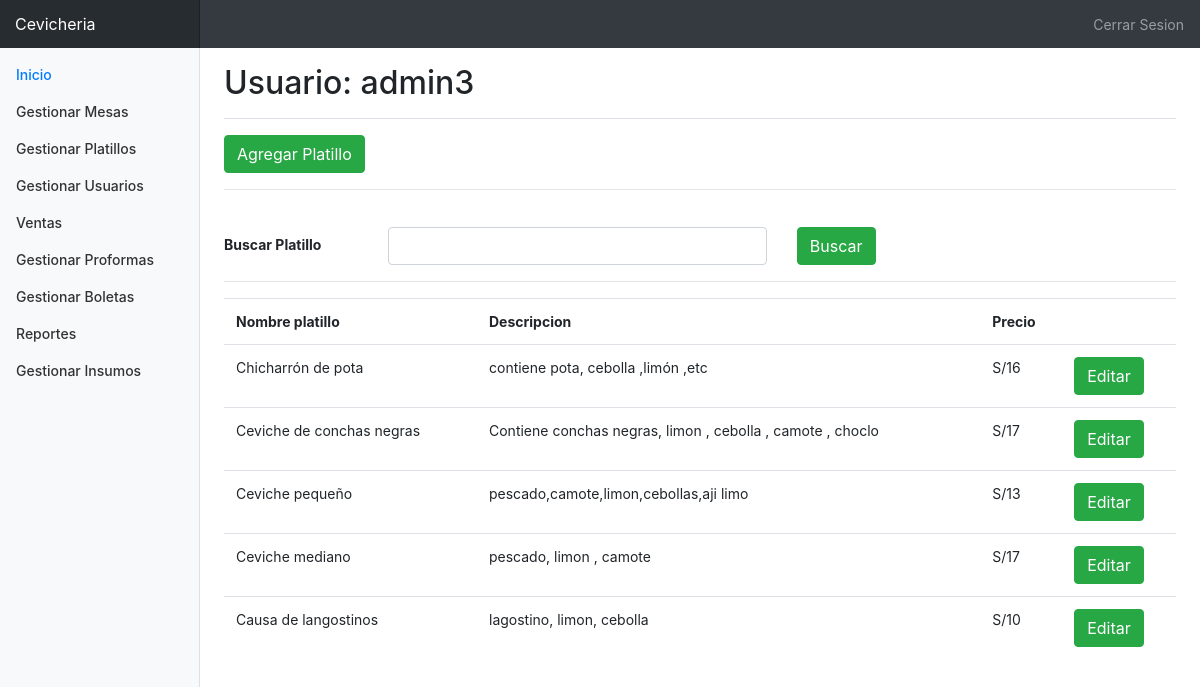
Page /sistema/controlador/getAdministrador.php?view=GestionarPlatillos (signed in) on the committed database.
### tables this page shows
CREATE TABLE `platillo` (
  `idplatillo` int(11) NOT NULL,
  `nombre_platillo` varchar(80) NOT NULL,
  `descripcion` varchar(150) NOT NULL,
  `precio` double NOT NULL
);

### sistema/modelo/platillo.php (called while the page is built, shortened)
<?php
class Platillo{
	private $platillo;
	private $nombre_platillo;
	private $descripcion;
	private $precio;
	public function getPlatillo(){
		return $this->platillo;
	}
	public function setPlatillo($p){
		$this->platillo = $p;
	}
	public function setNombrePlatillo($n){
		$this->nombre_platillo = $n;
	}
	public function getNombrePlatillo(){
		return $this->nombre_platillo;
	}
	public function setDescripcion($n){
		$this->descripcion = $n;
	}
	public function getDescripcion(){
		return $this->descripcion;
	}
	public function setPrecio($p){
		$this->precio = $p;
	}
	public function getPrecio(){
		return $this->precio;
	}
	public function listarPlatillos(){
		$con = Conexion::obtenerConexion();
		$sql = "SELECT * FROM platillo";
		$r = mysqli_query($con,$sql);
		$datos = array();
		while ( $row = mysqli_fetch_array($r) ){
			$p = new PLatillo();
			$p->setPlatillo($row[0]);
			$p->setNombrePlatillo($row[1]);
			$p->setDescripcion($row[2]);
			$p->setPrecio($row[3]);
			array_push($datos, $p);
		}
		return $datos;
	}
}
?>

### sistema/controlador/ControladorAdministrador.php (called while the page is built, shortened)
<?php
class ControladorAdministrador{
	public function listarPlatillosC(){
		include_once "../modelo/platillo.php";
		$objPlatillo = new Platillo();
		return $objPlatillo->listarPlatillos();
	}
}
?>

### sistema/vistas/formplatillo.php (the view)
<?php
class formplatillo{
	public function formplatilloShow(){
		include_once "../vistas/head.php";
		include_once "../vistas/body.php";
		include_once "../controlador/ControladorAdministrador.php";
		?>
			<a href='../controlador/getAdministrador.php?view=VistaAgregarPlatillo' class='btn btn-success'>Agregar Platillo</a><hr><br>
			<form action="../controlador/getAdministrador.php?view=buscarplatillo" method="POST">
			  <div class="form-group row">
			    <label for="buscarplatillo" class="col-sm-2 col-form-label"><strong>Buscar Platillo</strong></label>
			    <div class="col-sm-5">
			      <input type="text" class="form-control" name="buscarplatillo" id="buscarplatillo" >
			    </div>
			    <div class="col-sm-5">
			    	<input type="submit" class="btn btn-success" value="Buscar">
			    </div>
			  </div>
			</form>
			<hr>
		<?php
		$m = new ControladorAdministrador();
		$objListadoPlatillo = $m->listarPlatillosC();
		?>
		<table class='table'>
			<tr>
				<th>Nombre platillo</th>
				<th>Descripcion</th>
				<th>Precio</th>
				<th></th>
			</tr>
		<?php foreach ($objListadoPlatillo as $objListadoPlatillo) { ?>
			<tr>
				<td><?php echo $objListadoPlatillo->getNombrePlatillo(); ?></td>
				<td><?php echo $objListadoPlatillo->getDescripcion(); ?></td>
				<td>S/<?php echo $objListadoPlatillo->getPrecio(); ?></td>
				<td>
					<a class='btn btn-success' href='../controlador/getAdministrador.php?view=VistaEditarPlatillo&id=<?php echo $objListadoPlatillo->getPlatillo(); ?>'>Editar
					</a>
				</td>
				</tr>
		<?php }?>
		</table>
		<?php
		include_once "../vistas/foot.php";
	}
}
?>

### sistema/css/dashboard.css (style rules this page uses)
body { font-size: .875rem; }

### rows in the picture
platillo: nombre_platillo "Chicharrón de pota", descripcion "contiene pota, cebolla ,limón ,etc", precio "16"
platillo: nombre_platillo "Ceviche de conchas negras", descripcion "Contiene conchas negras, limon , cebolla , camote , choclo", precio "17"
platillo: nombre_platillo "Ceviche pequeño", descripcion "pescado,camote,limon,cebollas,aji limo", precio "13"
platillo: nombre_platillo "Ceviche mediano", descripcion "pescado, limon , camote", precio "17"
platillo: nombre_platillo "Causa de langostinos", descripcion "lagostino, limon, cebolla", precio "10"

### other values in the picture
$_SESSION['usuario'] "admin3"
